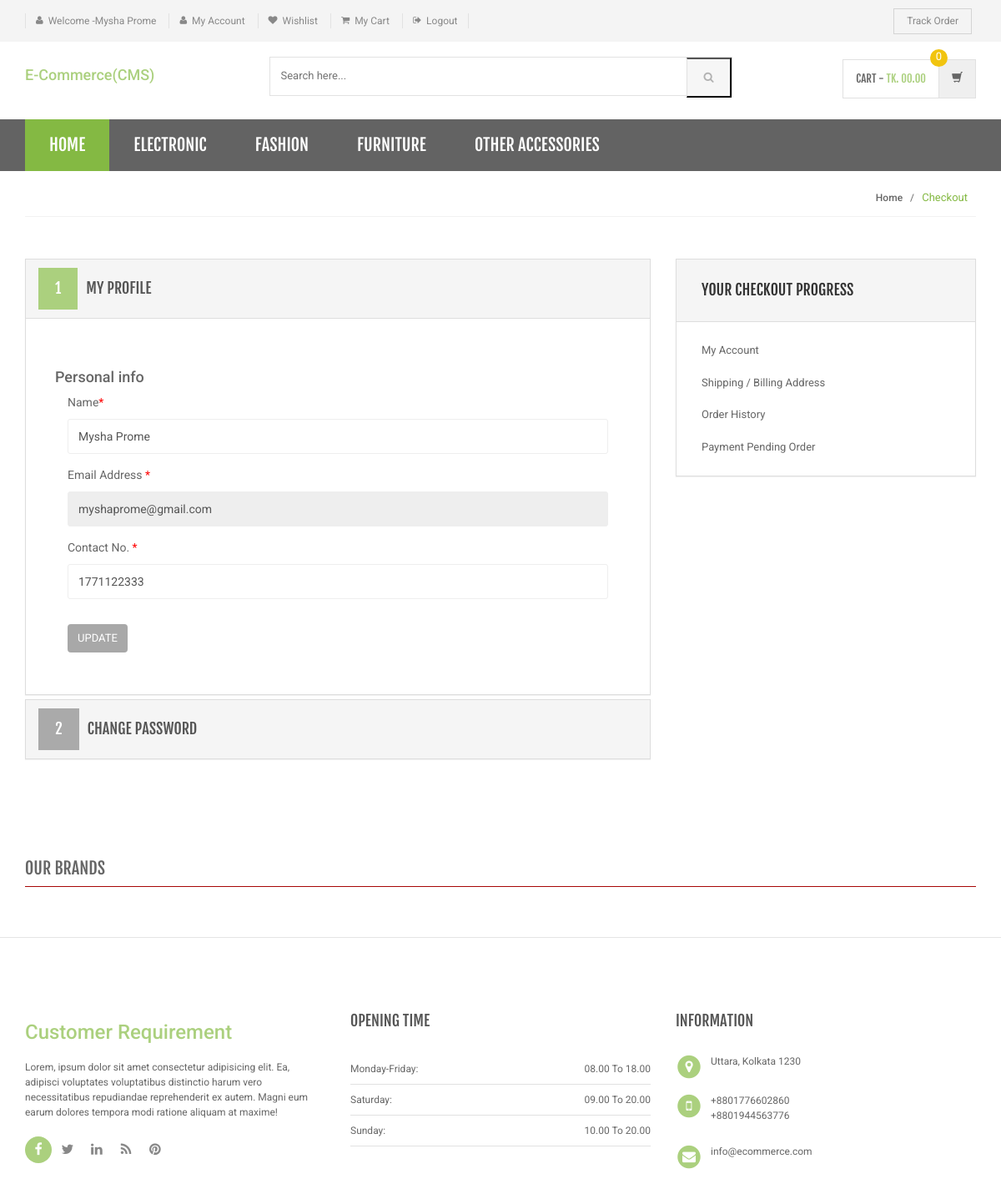
The app's page /my-account.php (signed in) with its own data.
### tables this page shows
CREATE TABLE `category` (
  `id` int(11) NOT NULL,
  `categoryName` varchar(255) DEFAULT NULL,
  `categoryDescription` longtext DEFAULT NULL,
  `creationDate` timestamp NOT NULL DEFAULT current_timestamp(),
  `updationDate` varchar(255) DEFAULT NULL
);

CREATE TABLE `users` (
  `id` int(11) NOT NULL,
  `name` varchar(255) DEFAULT NULL,
  `email` varchar(255) DEFAULT NULL,
  `contactno` bigint(11) DEFAULT NULL,
  `password` varchar(255) DEFAULT NULL,
  `shippingAddress` longtext DEFAULT NULL,
  `shippingState` varchar(255) DEFAULT NULL,
  `shippingCity` varchar(255) DEFAULT NULL,
  `shippingPincode` int(11) DEFAULT NULL,
  `billingAddress` longtext DEFAULT NULL,
  `billingState` varchar(255) DEFAULT NULL,
  `billingCity` varchar(255) DEFAULT NULL,
  `billingPincode` int(11) DEFAULT NULL,
  `regDate` timestamp NOT NULL DEFAULT current_timestamp(),
  `updationDate` varchar(255) DEFAULT NULL
);

### my-account.php (the view, shortened to what this page needs)
<?php
include('includes/config.php');
if(strlen($_SESSION['login'])==0)
    {
header('location:login.php');
}
else{
?>
<!DOCTYPE html>
<html lang="en">
	<head>
	    <link rel="stylesheet" href="assets/css/bootstrap.min.css">
	    <link rel="stylesheet" href="assets/css/main.css">
	    <link rel="stylesheet" href="assets/css/green.css">
	    <link rel="stylesheet" href="assets/css/owl.carousel.css">
		<link rel="stylesheet" href="assets/css/owl.transitions.css">
		<link href="assets/css/lightbox.css" rel="stylesheet">
		<link rel="stylesheet" href="assets/css/animate.min.css">
		<link rel="stylesheet" href="assets/css/rateit.css">
		<link rel="stylesheet" href="assets/css/bootstrap-select.min.css">
		<link rel="stylesheet" href="assets/css/config.css">
		<link href="assets/css/green.css" rel="alternate stylesheet" title="Green color">
		<link href="assets/css/blue.css" rel="alternate stylesheet" title="Blue color">
		<link href="assets/css/red.css" rel="alternate stylesheet" title="Red color">
		<link href="assets/css/orange.css" rel="alternate stylesheet" title="Orange color">
		<link href="assets/css/dark-green.css" rel="alternate stylesheet" title="Darkgreen color">
		<link rel="stylesheet" href="assets/css/font-awesome.min.css">
	</head>
    <body class="cnt-home">
<header class="header-style-1">
<?php include('includes/top-header.php');?>
<?php include('includes/main-header.php');?>
<?php include('includes/menu-bar.php');?>
</header>
<div class="breadcrumb">
	<div class="container">
		<div class="breadcrumb-inner">
			<ul class="list-inline list-unstyled">
				<li><a href="#">Home</a></li>
				<li class='active'>Checkout</li>
			</ul>
		</div>
	</div>
</div>
<div class="body-content outer-top-bd">
	<div class="container">
		<div class="checkout-box inner-bottom-sm">
			<div class="row">
				<div class="col-md-8">
					<div class="panel-group checkout-steps" id="accordion">
<div class="panel panel-default checkout-step-01">
		<div class="panel-heading">
    	<h4 class="unicase-checkout-title">
	        <a data-toggle="collapse" class="" data-parent="#accordion" href="#collapseOne">
	          <span>1</span>My Profile
	        </a>
	     </h4>
    </div>
	<div id="collapseOne" class="panel-collapse collapse in">
	    <div class="panel-body">
			<div class="row">
<h4>Personal info</h4>
				<div class="col-md-12 col-sm-12 already-registered-login">
<?php
$query=mysqli_query($con,"select * from users where id='".$_SESSION['id']."'");
while($row=mysqli_fetch_array($query))
{
?>
					<form class="register-form" role="form" method="post">
<div class="form-group">
					    <label class="info-title" for="name">Name<span>*</span></label>
					    <input type="text" class="form-control unicase-form-control text-input" value="<?php echo $row['name'];?>" id="name" name="name" required="required">
					  </div>
						<div class="form-group">
					    <label class="info-title" for="exampleInputEmail1">Email Address <span>*</span></label>
			 <input type="email" class="form-control unicase-form-control text-input" id="exampleInputEmail1" value="<?php echo $row['email'];?>" readonly>
					  </div>
					  <div class="form-group">
					    <label class="info-title" for="Contact No.">Contact No. <span>*</span></label>
					    <input type="text" class="form-control unicase-form-control text-input" id="contactno" name="contactno" required="required" value="<?php echo $row['contactno'];?>"  maxlength="10">
					  </div>
					  <button type="submit" name="update" class="btn-upper btn btn-primary checkout-page-button">Update</button>
					</form>
					<?php } ?>
				</div>
			</div>
		</div>
	</div>
</div>
					  	<div class="panel panel-default checkout-step-02">
						    <div class="panel-heading">
						      <h4 class="unicase-checkout-title">
						        <a data-toggle="collapse" class="collapsed" data-parent="#accordion" href="#collapseTwo">
						          <span>2</span>Change Password
						        </a>
						      </h4>
						    </div>
					  	</div>
					</div>
				</div>
			<?php include('includes/myaccount-sidebar.php');?>
			</div>
		</div>
	<?php include('includes/brands-slider.php');?>
</div>
</div>
<?php include('includes/footer.php');?>
</body>
</html>
<?php } ?>

### includes/menu-bar.php (shortened to what this page needs)
<div class="header-nav animate-dropdown">
    <div class="container">
        <div class="yamm navbar navbar-default" role="navigation">
            <div class="nav-bg-class">
                <div class="navbar-collapse collapse" id="mc-horizontal-menu-collapse">
	<div class="nav-outer">
		<ul class="nav navbar-nav">
			<li class="active dropdown yamm-fw">
				<a href="index.php" data-hover="dropdown" class="dropdown-toggle">Home</a>
			</li>
              <?php $sql=mysqli_query($con,"select id,categoryName  from category limit 6");
while($row=mysqli_fetch_array($sql))
{
    ?>
			<li class="dropdown yamm">
				<a href="category.php?cid=<?php echo $row['id'];?>"> <?php echo $row['categoryName'];?></a>
			</li>
			<?php } ?>
		</ul>
		<div class="clearfix"></div>
	</div>
</div>
            </div>
        </div>
    </div>
</div>

### assets/css/green.css (style rules this page uses)
a { color: #abd07e; }
.header-style-1 .header-nav { background: #636363; }
.cnt-home .header-style-1 .header-nav .navbar .navbar-nav > li.active { background: #84b943; }
.breadcrumb ul li.active { color: #84b943; }
.checkout-box .checkout-steps .panel .panel-heading .unicase-checkout-title > a:not(.collapsed) span { background-color: #abd07e; }

### assets/css/lightbox.css (style rules this page uses)
body:after { content: url(../images/close.png) url(../images/loading.gif) url(../images/prev.png) url(../images/next.png); display: none; }

### assets/css/blue.css (style rules this page uses)
a { color: #3498db; }
.header-style-1 .header-nav { background: #3498db; }
.cnt-home .header-style-1 .header-nav .navbar .navbar-nav > li.active { background: #1d6ca1; }
.breadcrumb ul li.active { color: #1d6ca1; }
.checkout-box .checkout-steps .panel .panel-heading .unicase-checkout-title > a:not(.collapsed) span { background-color: #3498db; }

### assets/css/red.css (style rules this page uses)
a { color: #ff6c6c; }
.header-style-1 .header-nav { background: #ff6c6c; }
.cnt-home .header-style-1 .header-nav .navbar .navbar-nav > li.active { background: #ff1a1a; }
.breadcrumb ul li.active { color: #ff1a1a; }
.checkout-box .checkout-steps .panel .panel-heading .unicase-checkout-title > a:not(.collapsed) span { background-color: #ff6c6c; }

### assets/css/orange.css (style rules this page uses)
a { color: #f39c12; }
.header-style-1 .header-nav { background: #f39c12; }
.cnt-home .header-style-1 .header-nav .navbar .navbar-nav > li.active { background: #ab6c09; }
.breadcrumb ul li.active { color: #ab6c09; }
.checkout-box .checkout-steps .panel .panel-heading .unicase-checkout-title > a:not(.collapsed) span { background-color: #f39c12; }

### assets/css/dark-green.css (style rules this page uses)
a { color: #12cca7; }
.header-style-1 .header-nav { background: #12cca7; }
.cnt-home .header-style-1 .header-nav .navbar .navbar-nav > li.active { background: #0b816a; }
.breadcrumb ul li.active { color: #0b816a; }
.checkout-box .checkout-steps .panel .panel-heading .unicase-checkout-title > a:not(.collapsed) span { background-color: #12cca7; }

### records on screen
category: categoryName "ELECTRONIC"
category: categoryName "FASHION"
category: categoryName "FURNITURE"
category: categoryName "OTHER ACCESSORIES"
users: name "Mysha Prome", email "myshaprome@gmail.com", contactno "1771122333"

### other values on screen
$_SESSION['username'] "Mysha Prome"
